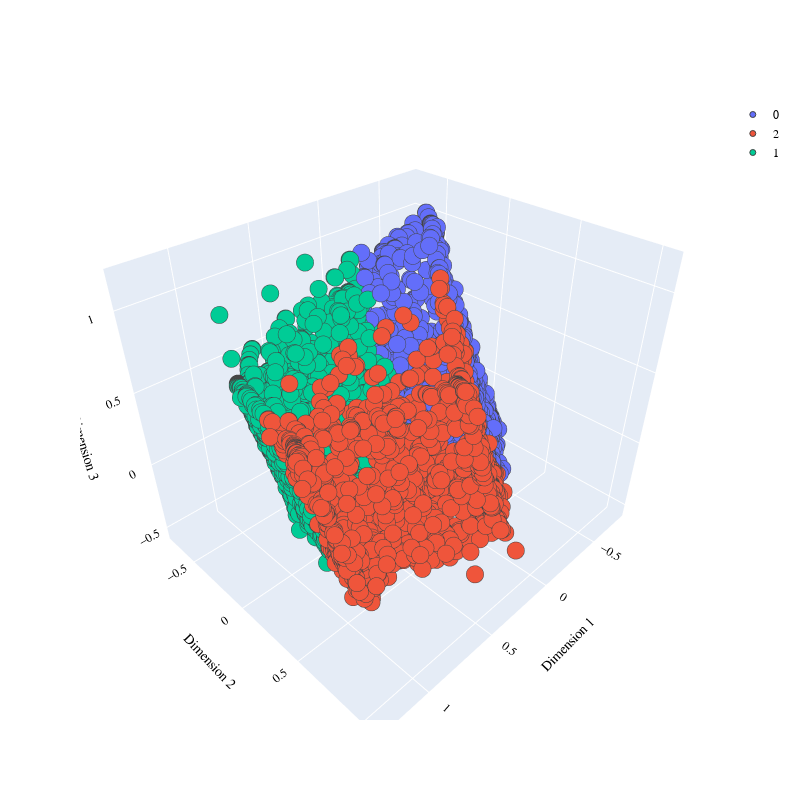

Notebook source saved alongside this figure:
### Code cell
PLOT2 = go.Figure()
for i in list(transformed_pca_dataset["Clusters"].unique()):
    

    PLOT2.add_trace(go.Scatter3d(x = transformed_pca_dataset[transformed_pca_dataset["Clusters"]== i]['Dimension 1'],
                                y = transformed_pca_dataset[transformed_pca_dataset["Clusters"] == i]['Dimension 2'],
                                z = transformed_pca_dataset[transformed_pca_dataset["Clusters"] == i]['Dimension 3'],                        
                                mode = 'markers',marker_size = 6, marker_line_width = 1,
                                name = str(i)))
PLOT2.update_traces(hovertemplate='Dimension 1: %{x} <br>Dimension 2 %{y} <br>Dimension 3: %{z}')

    
PLOT2.update_layout(width = 800, height = 800, autosize = True, showlegend = True,
                   scene = dict(xaxis=dict(title = 'Dimension 1', titlefont_color = 'black'),
                                yaxis=dict(title = 'Dimension 2', titlefont_color = 'black'),
                                zaxis=dict(title = 'Dimension 3', titlefont_color = 'black')),
                   font = dict(family = "Gilroy", color  = 'black', size = 12))

### Figure 1 — Plotly figure (JSON) as saved in the notebook; plotly's stock layout.template omitted (floating-point values rounded to 4 significant figures; data arrays with more than 128 entries replaced by an {"elided": "..."} marker saying what was removed)
{"data": [{"hovertemplate": "Dimension 1: %{x} <br>Dimension 2 %{y} <br>Dimension 3: %{z}", "marker": {"line": {"width": 1}, "size": 6}, "mode": "markers", "name": "0", "type": "scatter3d", "x": {"elided": "4721 float values"}, "y": {"elided": "4721 float values"}, "z": {"elided": "4721 float values"}}, {"hovertemplate": "Dimension 1: %{x} <br>Dimension 2 %{y} <br>Dimension 3: %{z}", "marker": {"line": {"width": 1}, "size": 6}, "mode": "markers", "name": "2", "type": "scatter3d", "x": {"elided": "1425 float values"}, "y": {"elided": "1425 float values"}, "z": {"elided": "1425 float values"}}, {"hovertemplate": "Dimension 1: %{x} <br>Dimension 2 %{y} <br>Dimension 3: %{z}", "marker": {"line": {"width": 1}, "size": 6}, "mode": "markers", "name": "1", "type": "scatter3d", "x": {"elided": "2804 float values"}, "y": {"elided": "2804 float values"}, "z": {"elided": "2804 float values"}}], "layout": {"autosize": true, "font": {"color": "black", "family": "Gilroy", "size": 12}, "height": 800, "scene": {"xaxis": {"title": {"font": {"color": "black"}, "text": "Dimension 1"}}, "yaxis": {"title": {"font": {"color": "black"}, "text": "Dimension 2"}}, "zaxis": {"title": {"font": {"color": "black"}, "text": "Dimension 3"}}}, "showlegend": true, "width": 800}}
